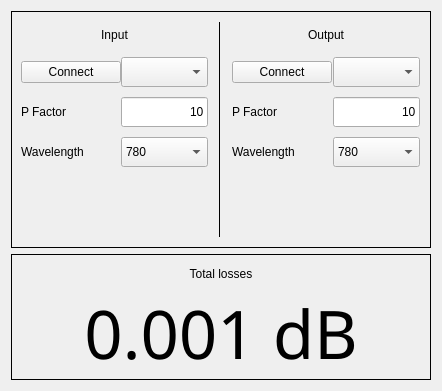
  <widget class="QWidget" name="centralwidget">
   <layout class="QVBoxLayout" name="verticalLayout">
    <item>
     <widget class="QFrame" name="frame">
      <property name="minimumSize">
       <size>
        <width>0</width>
        <height>0</height>
       </size>
      </property>
      <property name="maximumSize">
       <size>
        <width>16777215</width>
        <height>16777215</height>
       </size>
      </property>
      <property name="frameShape">
       <enum>QFrame::Panel</enum>
      </property>
      <property name="frameShadow">
       <enum>QFrame::Plain</enum>
      </property>
      <property name="lineWidth">
       <number>1</number>
      </property>
      <property name="midLineWidth">
       <number>1</number>
      </property>
      <layout class="QGridLayout" name="gridLayout" rowstretch="1,1,1,1,1,0" columnstretch="1,1,1" rowminimumheight="1,1,1,1,1,0">
       <property name="sizeConstraint">
        <enum>QLayout::SetMinimumSize</enum>
       </property>
       <property name="topMargin">
        <number>10</number>
       </property>
       <property name="bottomMargin">
        <number>10</number>
       </property>
       <property name="spacing">
        <number>10</number>
       </property>
       <item row="2" column="2">
        <widget class="QFrame" name="frame_10">
         <property name="maximumSize">
          <size>
           <width>16777215</width>
           <height>50</height>
          </size>
         </property>
         <property name="frameShape">
          <enum>QFrame::NoFrame</enum>
         </property>
         <property name="frameShadow">
          <enum>QFrame::Plain</enum>
         </property>
         <property name="lineWidth">
          <number>0</number>
         </property>
         <layout class="QHBoxLayout" name="horizontalLayout_4">
          <property name="spacing">
           <number>0</number>
          </property>
          <property name="leftMargin">
           <number>0</number>
          </property>
          <property name="topMargin">
           <number>0</number>
          </property>
          <property name="rightMargin">
           <number>0</number>
          </property>
          <property name="bottomMargin">
           <number>0</number>
          </property>
          <item>
           <widget class="QLabel" name="label_5">
            <property name="minimumSize">
             <size>
              <width>100</width>
              <height>0</height>
             </size>
            </property>
            <property name="maximumSize">
             <size>
              <width>100</width>
              <height>120</height>
             </size>
            </property>
            <property name="text">
             <string>P Factor</string>
            </property>
           </widget>
          </item>
          <item>
           <widget class="QLineEdit" name="fact_OUT">
            <property name="minimumSize">
             <size>
              <width>87</width>
              <height>30</height>
             </size>
            </property>
            <property name="maximumSize">
             <size>
              <width>87</width>
              <height>30</height>
             </size>
            </property>
            <property name="text">
             <string>10</string>
            </property>
            <property name="alignment">
             <set>Qt::AlignRight|Qt::AlignTrailing|Qt::AlignVCenter</set>
            </property>
           </widget>
          </item>
         </layout>
        </widget>
       </item>
       <item row="1" column="0">
        <widget class="QFrame" name="frame_5">
         <property name="maximumSize">
          <size>
           <width>16777215</width>
           <height>50</height>
          </size>
         </property>
         <property name="frameShape">
          <enum>QFrame::NoFrame</enum>
         </property>
         <property name="frameShadow">
          <enum>QFrame::Plain</enum>
         </property>
         <property name="lineWidth">
          <number>0</number>
         </property>
         <layout class="QHBoxLayout" name="horizontalLayout_5">
          <property name="spacing">
           <number>0</number>
          </property>
          <property name="leftMargin">
           <number>0</number>
          </property>
          <property name="topMargin">
           <number>0</number>
          </property>
          <property name="rightMargin">
           <number>0</number>
          </property>
          <property name="bottomMargin">
           <number>0</number>
          </property>
          <item>
           <widget class="QPushButton" name="connect_IN">
            <property name="minimumSize">
             <size>
              <width>100</width>
              <height>0</height>
             </size>
            </property>
            <property name="maximumSize">
             <size>
              <width>100</width>
              <height>16777215</height>
             </size>
            </property>
            <property name="text">
             <string>Connect</string>
            </property>
           </widget>
          </item>
          <item>
           <widget class="QComboBox" name="address_IN">
            <property name="minimumSize">
             <size>
              <width>87</width>
              <height>30</height>
             </size>
            </property>
            <property name="maximumSize">
             <size>
              <width>87</width>
              <height>30</height>
             </size>
            </property>
            <property name="sizeAdjustPolicy">
             <enum>QComboBox::AdjustToMinimumContentsLength</enum>
            </property>
           </widget>
          </item>
         </layout>
        </widget>
       </item>
       <item row="1" column="2">
        <widget class="QFrame" name="frame_6">
         <property name="maximumSize">
          <size>
           <width>16777215</width>
           <height>50</height>
          </size>
         </property>
         <property name="frameShape">
          <enum>QFrame::NoFrame</enum>
         </property>
         <property name="frameShadow">
          <enum>QFrame::Plain</enum>
         </property>
         <property name="lineWidth">
          <number>0</number>
         </property>
         <layout class="QHBoxLayout" name="horizontalLayout_3">
          <property name="spacing">
           <number>0</number>
          </property>
          <property name="leftMargin">
           <number>0</number>
          </property>
          <property name="topMargin">
           <number>0</number>
          </property>
          <property name="rightMargin">
           <number>0</number>
          </property>
          <property name="bottomMargin">
           <number>0</number>
          </property>
          <item>
           <widget class="QPushButton" name="connect_OUT">
            <property name="minimumSize">
             <size>
              <width>100</width>
              <height>0</height>
             </size>
            </property>
            <property name="maximumSize">
             <size>
              <width>100</width>
              <height>16777215</height>
             </size>
            </property>
            <property name="text">
             <string>Connect</string>
            </property>
           </widget>
          </item>
          <item>
           <widget class="QComboBox" name="address_OUT">
            <property name="minimumSize">
             <size>
              <width>87</width>
              <height>30</height>
             </size>
            </property>
            <property name="maximumSize">
             <size>
              <width>87</width>
              <height>30</height>
             </size>
            </property>
           </widget>
          </item>
         </layout>
        </widget>
       </item>
       <item row="3" column="2">
        <widget class="QWidget" name="widget_4" native="true">
         <layout class="QHBoxLayout" name="horizontalLayout_2">
          <property name="spacing">
           <number>0</number>
          </property>
          <property name="leftMargin">
           <number>0</number>
          </property>
          <property name="topMargin">
           <number>0</number>
          </property>
          <property name="rightMargin">
           <number>0</number>
          </property>
          <property name="bottomMargin">
           <number>0</number>
          </property>
          <item>
           <widget class="QLabel" name="label_7">
            <property name="minimumSize">
             <size>
              <width>100</width>
              <height>0</height>
             </size>
            </property>
            <property name="maximumSize">
             <size>
              <width>100</width>
              <height>120</height>
             </size>
            </property>
            <property name="text">
             <string>Wavelength</string>
            </property>
           </widget>
          </item>
          <item>
           <widget class="QComboBox" name="wavelength_OUT">
            <property name="minimumSize">
             <size>
              <width>87</width>
              <height>30</height>
             </size>
            </property>
            <property name="maximumSize">
             <size>
              <width>87</width>
              <height>30</height>
             </size>
            </property>
            <property name="currentIndex">
             <number>0</number>
            </property>
            <item>
             <property name="text">
              <string>780</string>
             </property>
            </item>
            <item>
             <property name="text">
              <string>900</string>
             </property>
            </item>
            <item>
             <property name="text">
              <string>980</string>
             </property>
            </item>
            <item>
             <property name="text">
              <string>1050</string>
             </property>
            </item>
            <item>
             <property name="text">
              <string>1100</string>
             </property>
            </item>
            <item>
             <property name="text">
              <string>1300</string>
             </property>
            </item>
            <item>
             <property name="text">
              <string>1500</string>
             </property>
            </item>
            <item>
             <property name="text">
              <string>1550</string>
             </property>
            </item>
            <item>
             <property name="text">
              <string>1600</string>
             </property>
            </item>
            <item>
             <property name="text">
              <string>1700</string>
             </property>
            </item>
           </widget>
          </item>
         </layout>
        </widget>
       </item>
       <item row="2" column="0">
        <widget class="QFrame" name="frame_7">
         <property name="maximumSize">
          <size>
           <width>16777215</width>
           <height>50</height>
          </size>
         </property>
         <property name="frameShape">
          <enum>QFrame::NoFrame</enum>
         </property>
         <property name="frameShadow">
          <enum>QFrame::Plain</enum>
         </property>
         <property name="lineWidth">
          <number>0</number>
         </property>
         <layout class="QHBoxLayout" name="horizontalLayout_6">
          <property name="spacing">
           <number>0</number>
          </property>
          <property name="leftMargin">
           <number>0</number>
          </property>
          <property name="topMargin">
           <number>0</number>
          </property>
          <property name="rightMargin">
           <number>0</number>
          </property>
          <property name="bottomMargin">
           <number>0</number>
          </property>
          <item>
           <widget class="QLabel" name="label_4">
            <property name="minimumSize">
             <size>
              <width>100</width>
              <height>0</height>
             </size>
            </property>
            <property name="maximumSize">
             <size>
              <width>100</width>
              <height>120</height>
             </size>
            </property>
            <property name="text">
             <string>P Factor</string>
            </property>
           </widget>
          </item>
          <item>
           <widget class="QLineEdit" name="fact_IN">
            <property name="minimumSize">
             <size>
              <width>87</width>
              <height>30</height>
             </size>
            </property>
            <property name="maximumSize">
             <size>
              <width>87</width>
              <height>30</height>
             </size>
            </property>
            <property name="text">
             <string>10</string>
            </property>
            <property name="alignment">
             <set>Qt::AlignRight|Qt::AlignTrailing|Qt::AlignVCenter</set>
            </property>
           </widget>
          </item>
         </layout>
        </widget>
       </item>
       <item row="3" column="0">
        <widget class="QWidget" name="widget_3" native="true">
         <layout class="QHBoxLayout" name="horizontalLayout">
          <property name="spacing">
           <number>0</number>
          </property>
          <property name="leftMargin">
           <number>0</number>
          </property>
          <property name="topMargin">
           <number>0</number>
          </property>
          <property name="rightMargin">
           <number>0</number>
          </property>
          <property name="bottomMargin">
           <number>0</number>
          </property>
          <item>
           <widget class="QLabel" name="label_6">
            <property name="minimumSize">
             <size>
              <width>100</width>
              <height>0</height>
             </size>
            </property>
            <property name="maximumSize">
             <size>
              <width>100</width>
              <height>120</height>
             </size>
            </property>
            <property name="text">
             <string>Wavelength</string>
            </property>
           </widget>
          </item>
          <item>
           <widget class="QComboBox" name="wavelength_IN">
            <property name="minimumSize">
             <size>
              <width>87</width>
              <height>30</height>
             </size>
            </property>
            <property name="maximumSize">
             <size>
              <width>87</width>
              <height>30</height>
             </size>
            </property>
            <property name="currentIndex">
             <number>0</number>
            </property>
            <item>
             <property name="text">
              <string>780</string>
             </property>
            </item>
            <item>
             <property name="text">
              <string>900</string>
             </property>
            </item>
            <item>
             <property name="text">
              <string>980</string>
             </property>
            </item>
            <item>
             <property name="text">
              <string>1050</string>
             </property>
            </item>
            <item>
             <property name="text">
              <string>1100</string>
             </property>
            </item>
            <item>
             <property name="text">
              <string>1300</string>
             </property>
            </item>
            <item>
             <property name="text">
              <string>1500</string>
             </property>
            </item>
            <item>
             <property name="text">
              <string>1550</string>
             </property>
            </item>
            <item>
             <property name="text">
              <string>1600</string>
             </property>
            </item>
            <item>
             <property name="text">
              <string>1700</string>
             </property>
            </item>
           </widget>
          </item>
         </layout>
        </widget>
       </item>
       <item row="0" column="0">
        <widget class="QLabel" name="label_2">
         <property name="text">
          <string>Input</string>
         </property>
         <property name="alignment">
          <set>Qt::AlignCenter</set>
         </property>
        </widget>
       </item>
       <item row="0" column="1" rowspan="6">
        <widget class="Line" name="line">
         <property name="frameShadow">
          <enum>QFrame::Plain</enum>
         </property>
         <property name="orientation">
          <enum>Qt::Vertical</enum>
         </property>
        </widget>
       </item>
       <item row="0" column="2">
        <widget class="QLabel" name="label">
         <property name="minimumSize">
          <size>
           <width>0</width>
           <height>25</height>
          </size>
         </property>
         <property name="maximumSize">
          <size>
           <width>16777215</width>
           <height>25</height>
          </size>
         </property>
         <property name="text">
          <string>Output</string>
         </property>
         <property name="alignment">
          <set>Qt::AlignCenter</set>
         </property>
        </widget>
       </item>
       <item row="4" column="0">
        <widget class="QFrame" name="frame_3">
         <property name="minimumSize">
          <size>
           <width>0</width>
           <height>50</height>
          </size>
         </property>
         <property name="frameShape">
          <enum>QFrame::NoFrame</enum>
         </property>
         <property name="frameShadow">
          <enum>QFrame::Raised</enum>
         </property>
         <layout class="QVBoxLayout" name="pin_frame">
          <property name="spacing">
           <number>0</number>
          </property>
          <property name="leftMargin">
           <number>0</number>
          </property>
          <property name="topMargin">
           <number>0</number>
          </property>
          <property name="rightMargin">
           <number>0</number>
          </property>
          <property name="bottomMargin">
           <number>0</number>
          </property>
         </layout>
        </widget>
       </item>
       <item row="4" column="2">
        <widget class="QFrame" name="frame_4">
         <property name="minimumSize">
          <size>
           <width>190</width>
           <height>0</height>
          </size>
         </property>
         <property name="frameShape">
          <enum>QFrame::NoFrame</enum>
         </property>
         <property name="frameShadow">
          <enum>QFrame::Raised</enum>
         </property>
         <layout class="QVBoxLayout" name="pout_frame">
          <property name="spacing">
           <number>0</number>
          </property>
          <property name="leftMargin">
           <number>0</number>
          </property>
          <property name="topMargin">
           <number>0</number>
          </property>
          <property name="rightMargin">
           <number>0</number>
          </property>
          <property name="bottomMargin">
           <number>0</number>
          </property>
         </layout>
        </widget>
       </item>
      </layout>
     </widget>
    </item>
    <item>
     <widget class="QFrame" name="frame_2">
      <property name="sizePolicy">
       <sizepolicy hsizetype="Preferred" vsizetype="Preferred">
        <horstretch>0</horstretch>
        <verstretch>0</verstretch>
       </sizepolicy>
      </property>
      <property name="maximumSize">
       <size>
        <width>16777215</width>
        <height>150</height>
       </size>
      </property>
      <property name="frameShape">
       <enum>QFrame::Panel</enum>
      </property>
      <property name="frameShadow">
       <enum>QFrame::Plain</enum>
      </property>
      <property name="lineWidth">
       <number>1</number>
      </property>
      <property name="midLineWidth">
       <number>1</number>
      </property>
      <layout class="QVBoxLayout" name="verticalLayout_2">
       <property name="topMargin">
        <number>12</number>
       </property>
       <property name="bottomMargin">
        <number>0</number>
       </property>
       <item>
        <widget class="QLabel" name="label_3">
         <property name="maximumSize">
          <size>
           <width>16777215</width>
           <height>25</height>
          </size>
         </property>
         <property name="sizeIncrement">
          <size>
           <width>0</width>
           <height>0</height>
          </size>
         </property>
         <property name="frameShape">
          <enum>QFrame::NoFrame</enum>
         </property>
         <property name="text">
          <string>Total losses</string>
         </property>
         <property name="alignment">
          <set>Qt::AlignCenter</set>
         </property>
        </widget>
       </item>
       <item>
        <widget class="QLabel" name="losses">
         <property name="maximumSize">
          <size>
           <width>16777215</width>
           <height>100</height>
          </size>
         </property>
         <property name="font">
          <font>
           <family>Shree Devanagari 714</family>
           <pointsize>50</pointsize>
          </font>
         </property>
         <property name="text">
          <string>0.001 dB</string>
         </property>
         <property name="alignment">
          <set>Qt::AlignCenter</set>
         </property>
        </widget>
       </item>
      </layout>
     </widget>
    </item>
   </layout>
  </widget>
